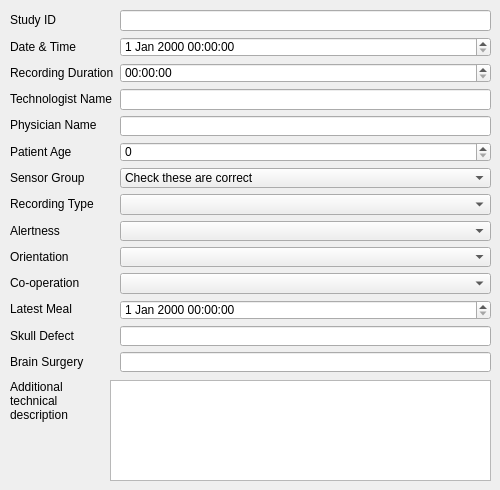
      <widget class="QWidget" name="tab_recording_conditions">
       <attribute name="title">
        <string>Recording Conditions</string>
       </attribute>
       <widget class="QWidget" name="layoutWidget_2">
        <property name="geometry">
         <rect>
          <x>10</x>
          <y>10</y>
          <width>481</width>
          <height>362</height>
         </rect>
        </property>
        <layout class="QHBoxLayout" name="horizontalLayout_3">
         <item>
          <layout class="QVBoxLayout" name="verticalLayout_4">
           <item>
            <widget class="QLabel" name="label_8">
             <property name="text">
              <string>Study ID</string>
             </property>
            </widget>
           </item>
           <item>
            <widget class="QLabel" name="label_9">
             <property name="text">
              <string>Date &amp; Time</string>
             </property>
            </widget>
           </item>
           <item>
            <widget class="QLabel" name="label_10">
             <property name="text">
              <string>Recording Duration</string>
             </property>
            </widget>
           </item>
           <item>
            <widget class="QLabel" name="label_11">
             <property name="text">
              <string>Technologist Name</string>
             </property>
            </widget>
           </item>
           <item>
            <widget class="QLabel" name="label_12">
             <property name="text">
              <string>Physician Name</string>
             </property>
            </widget>
           </item>
           <item>
            <widget class="QLabel" name="label_13">
             <property name="text">
              <string>Patient Age</string>
             </property>
            </widget>
           </item>
           <item>
            <widget class="QLabel" name="label_14">
             <property name="text">
              <string>Sensor Group</string>
             </property>
            </widget>
           </item>
           <item>
            <widget class="QLabel" name="label_15">
             <property name="text">
              <string>Recording Type</string>
             </property>
            </widget>
           </item>
           <item>
            <widget class="QLabel" name="label_16">
             <property name="text">
              <string>Alertness</string>
             </property>
            </widget>
           </item>
           <item>
            <widget class="QLabel" name="label_17">
             <property name="text">
              <string>Orientation</string>
             </property>
            </widget>
           </item>
           <item>
            <widget class="QLabel" name="label_18">
             <property name="text">
              <string>Co-operation</string>
             </property>
            </widget>
           </item>
           <item>
            <widget class="QLabel" name="label_19">
             <property name="text">
              <string>Latest Meal</string>
             </property>
            </widget>
           </item>
           <item>
            <widget class="QLabel" name="label_20">
             <property name="text">
              <string>Skull Defect</string>
             </property>
            </widget>
           </item>
           <item>
            <widget class="QLabel" name="label_21">
             <property name="text">
              <string>Brain Surgery</string>
             </property>
            </widget>
           </item>
          </layout>
         </item>
         <item>
          <layout class="QVBoxLayout" name="verticalLayout_5">
           <item>
            <widget class="QLineEdit" name="le_study_id"/>
           </item>
           <item>
            <widget class="QDateTimeEdit" name="dte_recording_time"/>
           </item>
           <item>
            <widget class="QTimeEdit" name="te_recording_duration"/>
           </item>
           <item>
            <widget class="QLineEdit" name="le_recording_technologist"/>
           </item>
           <item>
            <widget class="QLineEdit" name="le_recording_physician"/>
           </item>
           <item>
            <widget class="QSpinBox" name="sb_patient_age"/>
           </item>
           <item>
            <widget class="QComboBox" name="cb_sensor_group">
             <item>
              <property name="text">
               <string>Check these are correct</string>
              </property>
             </item>
             <item>
              <property name="text">
               <string>Bipolar old longitudinal</string>
              </property>
             </item>
             <item>
              <property name="text">
               <string>Bipolar new longitudinal</string>
              </property>
             </item>
             <item>
              <property name="text">
               <string>Bipolar old transverse</string>
              </property>
             </item>
             <item>
              <property name="text">
               <string>Bipolar new transverse</string>
              </property>
             </item>
             <item>
              <property name="text">
               <string>Referential</string>
              </property>
             </item>
            </widget>
           </item>
           <item>
            <widget class="QComboBox" name="cb_recording_type">
             <item>
              <property name="text">
               <string/>
              </property>
             </item>
             <item>
              <property name="text">
               <string>Standard EEG</string>
              </property>
             </item>
             <item>
              <property name="text">
               <string>Sleep EEG</string>
              </property>
             </item>
             <item>
              <property name="text">
               <string>Short-term video-EEG</string>
              </property>
             </item>
             <item>
              <property name="text">
               <string>Long-term video-EEG</string>
              </property>
             </item>
             <item>
              <property name="text">
               <string>Ambulatory recording</string>
              </property>
             </item>
             <item>
              <property name="text">
               <string>Recording in the ICU</string>
              </property>
             </item>
             <item>
              <property name="text">
               <string>Intraoperative recording</string>
              </property>
             </item>
            </widget>
           </item>
           <item>
            <widget class="QComboBox" name="cb_alertness">
             <item>
              <property name="text">
               <string/>
              </property>
             </item>
             <item>
              <property name="text">
               <string>Awake</string>
              </property>
             </item>
             <item>
              <property name="text">
               <string>Drowsy</string>
              </property>
             </item>
             <item>
              <property name="text">
               <string>Asleep</string>
              </property>
             </item>
             <item>
              <property name="text">
               <string>Comatose</string>
              </property>
             </item>
            </widget>
           </item>
           <item>
            <widget class="QComboBox" name="cb_orientation">
             <item>
              <property name="text">
               <string/>
              </property>
             </item>
             <item>
              <property name="text">
               <string>Orientated</string>
              </property>
             </item>
             <item>
              <property name="text">
               <string>Disorientated</string>
              </property>
             </item>
            </widget>
           </item>
           <item>
            <widget class="QComboBox" name="cb_cooperation">
             <item>
              <property name="text">
               <string/>
              </property>
             </item>
             <item>
              <property name="text">
               <string>Good Cooperation</string>
              </property>
             </item>
             <item>
              <property name="text">
               <string>Bad Cooperation</string>
              </property>
             </item>
             <item>
              <property name="text">
               <string>Unresponsive</string>
              </property>
             </item>
             <item>
              <property name="text">
               <string>Comatose</string>
              </property>
             </item>
            </widget>
           </item>
           <item>
            <widget class="QDateTimeEdit" name="dte_latest_meal"/>
           </item>
           <item>
            <widget class="QLineEdit" name="le_skull_defect">
             <property name="toolTip">
              <string>&lt;html&gt;&lt;head/&gt;&lt;body&gt;&lt;p&gt;Describe skull defect location&lt;/p&gt;&lt;/body&gt;&lt;/html&gt;</string>
             </property>
            </widget>
           </item>
           <item>
            <widget class="QLineEdit" name="lineEdit_2">
             <property name="toolTip">
              <string>&lt;html&gt;&lt;head/&gt;&lt;body&gt;&lt;p&gt;Describe brain surgery location&lt;/p&gt;&lt;/body&gt;&lt;/html&gt;</string>
             </property>
            </widget>
           </item>
          </layout>
         </item>
        </layout>
       </widget>
       <widget class="QLabel" name="label_38">
        <property name="geometry">
         <rect>
          <x>10</x>
          <y>370</y>
          <width>71</width>
          <height>61</height>
         </rect>
        </property>
        <property name="text">
         <string>Additional
technical
description</string>
        </property>
       </widget>
       <widget class="QTextEdit" name="te_condition_notes">
        <property name="geometry">
         <rect>
          <x>110</x>
          <y>380</y>
          <width>381</width>
          <height>101</height>
         </rect>
        </property>
       </widget>
      </widget>
